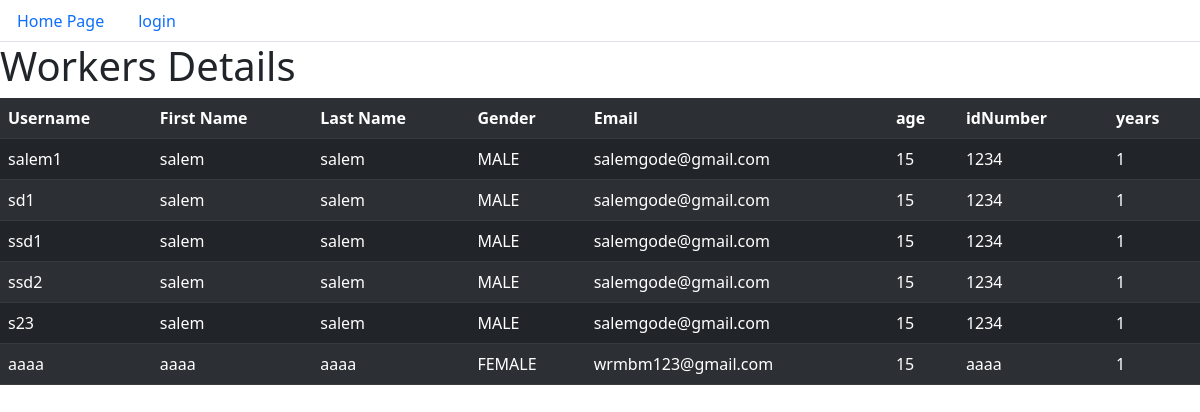
Screenshot of /members/worker_details with the database file from the repository.
### members/models.py (models this page shows)
class Worker(models.Model):
    user = models.OneToOneField(User, on_delete=models.CASCADE)
    idNumber = models.CharField(max_length=9)
    gender = models.IntegerField(choices=GENDER_CHOICES)
    age = models.IntegerField(default=15)
    email = models.CharField(max_length=100)
    years = models.IntegerField(default=1)

### members/views.py (the view)
# urls.py: path('worker_details', views.worker_details, name='worker_details'),
def worker_details(request):
    all_workers = Worker.objects.all()
    workers = []
    active = []
    group = Group.objects.get(name='WORKER')
    for worker in all_workers:
        workers.append(worker)
    for worker in workers:
        if worker.user.is_active == True:
            active.append(worker)
    context = {'workers': active}
    return render(request, 'worker_details.html', context)

### members/templates/worker_details.html
{% extends 'base.html' %}
{% block content %}
<h1>Workers Details</h1>
<table class="table table-dark table-striped">
    <tr>
        <th>Username</th>
        <th>First Name</th>
        <th>Last Name</th>
        <th>Gender</th>
        <th>Email</th>
        <th>age</th>
        <th>idNumber</th>
        <th>years</th>
    </tr>
    {% for worker in workers %}
    <tr>
        <td>{{ worker.user.username }}</td>
        <td>{{ worker.user.first_name }}</td>
        <td>{{ worker.user.last_name }}</td>
        {% if worker.gender == 0 %}
        <td>MALE</td>
        {% else%}
        <td> FEMALE</td>
        {% endif %}
        <td>{{ worker.user.email }}</td>
        <td>{{ worker.age }}</td>
        <td>{{ worker.idNumber }}</td>
        <td>{{ worker.years }}</td>
    </tr>
    {% endfor %}
</table>
{% endblock %}

### rows the page displays
Worker: user.username "salem1", user.first_name "salem", user.last_name "salem", gender "MALE", user.email "salemgode@gmail.com", age "15", idNumber "1234", years "1"
Worker: user.username "sd1", user.first_name "salem", user.last_name "salem", gender "MALE", user.email "salemgode@gmail.com", age "15", idNumber "1234", years "1"
Worker: user.username "ssd1", user.first_name "salem", user.last_name "salem", gender "MALE", user.email "salemgode@gmail.com", age "15", idNumber "1234", years "1"
Worker: user.username "ssd2", user.first_name "salem", user.last_name "salem", gender "MALE", user.email "salemgode@gmail.com", age "15", idNumber "1234", years "1"
Worker: user.username "s23", user.first_name "salem", user.last_name "salem", gender "MALE", user.email "salemgode@gmail.com", age "15", idNumber "1234", years "1"
Worker: user.username "aaaa", user.first_name "aaaa", user.last_name "aaaa", gender "FEMALE", user.email "wrmbm123@gmail.com", age "15", idNumber "aaaa", years "1"
